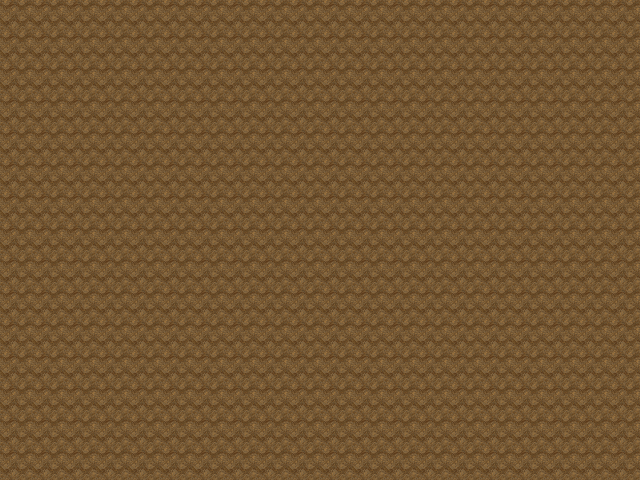

This game map was drawn from its Tiled (.tmx) file and the tilesets committed beside it. A one-line description and the trimmed map source follow:
An orthogonal 20x15 tile map with 32x32 px tiles, 1 tile layer (background_tiles), 1 hidden layer not drawn.

<map version="1.0" orientation="orthogonal" width="20" height="15" tilewidth="32" tileheight="32">
 <tileset firstgid="1" name="tileset0" tilewidth="32" tileheight="32">
  <image source="../tex/tileset/tileset0.png" width="580" height="740" />
 </tileset>
 <layer name="background_tiles" width="20" height="15">
  <data>[300 cells, 300 non-empty, 1 distinct tile ids]</data>
 </layer>
 <layer name="midground_tiles" width="20" height="15" visible="0">
  <data>[300 cells, 179 non-empty, 49 distinct tile ids]</data>
 </layer>
 <objectgroup name="Object Layer 1" width="20" height="15" visible="0" />
</map>